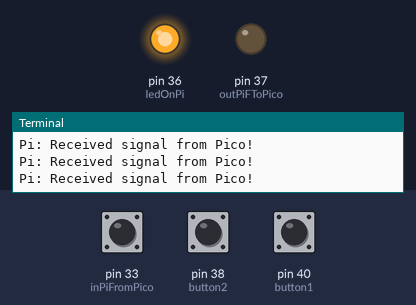
A program run on a simulated Raspberry Pi (header pin numbers). Parts: output pins drawn as LEDs (lit = HIGH), the last lines printed to the terminal. Dashed ring = blinking. The test bench sets the inputs (shaded band); at power-on: pin 38 (button2) HIGH, pin 33 (inPiFromPico) HIGH, pin 40 (button1) HIGH.

Above: at 1.2 s.
1.3 s: pin 38 (button2) pulled LOW for 1 s
At 1.55 s:
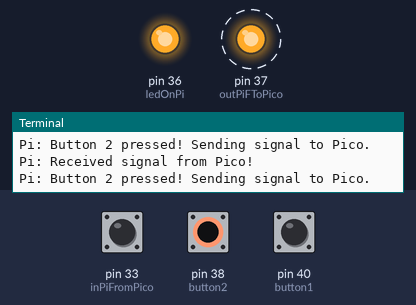
4.3 s: pin 33 (inPiFromPico) pulled LOW for 0.15 s
At 4.41 s:
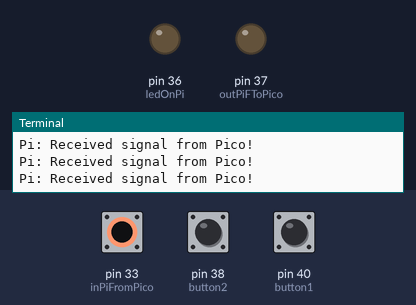
6.0 s: pin 40 (button1) pulled LOW for 3.2 s
At 9.6 s:
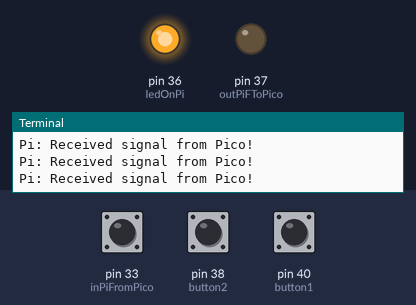
10.7 s: pin 33 (inPiFromPico) pulled LOW for 3.2 s
At 12.2 s:
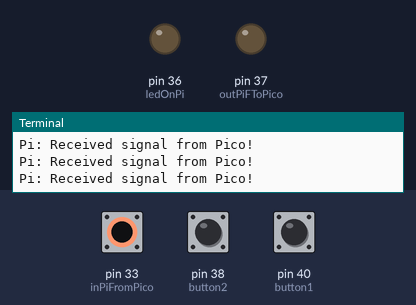
15.4 s: pin 38 (button2) pulled LOW for 3.2 s
At 19.0 s:
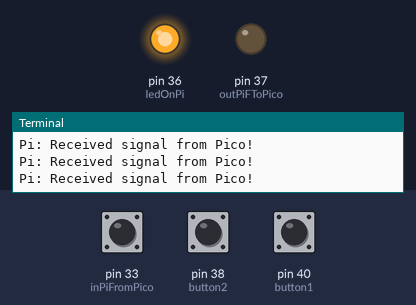
20.1 s: pin 33 (inPiFromPico) driven LOW and pin 38 (button2) driven LOW
At 20.42 s:
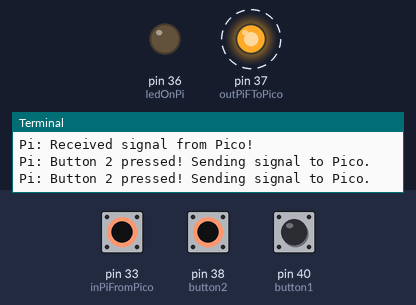
Timing chart, 0 to 24.1 s (numbered marks = the images above; inputs shaded):
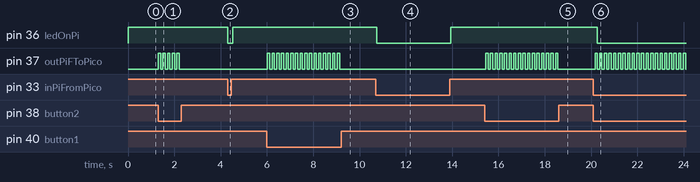

The program:

pi-gpio-serial.py
```python
import RPi.GPIO as GPIO
from time import sleep

GPIO.setmode(GPIO.BOARD)

# === Pin assignments ===
outPiFToPico = 37     # GPIO 26 (output TO Pico)
inPiFromPico = 33     # GPIO 13 (input FROM Pico)
button1 = 40          # GPIO 21
button2 = 38          # GPIO 20
ledOnPi = 36 # GPIO 16
# === Setup pins ===
GPIO.setup(button1, GPIO.IN, pull_up_down=GPIO.PUD_UP)
GPIO.setup(button2, GPIO.IN, pull_up_down=GPIO.PUD_UP)
GPIO.setup(outPiFToPico, GPIO.OUT)
GPIO.setup(inPiFromPico, GPIO.IN, pull_up_down=GPIO.PUD_UP)

GPIO.output(outPiFToPico, GPIO.LOW)  # Ensure output is LOW to start

#setup led
GPIO.setup(ledOnPi, GPIO.OUT)
GPIO.setup(ledOnPi, GPIO.LOW) # start with led off

print("Pi is running. Press buttons to send signals to Pico.")
print("Listening for signals from Pico...")

try:
    while True:
        # Check Pi buttons and send signal to Pico
        if GPIO.input(button1) == GPIO.LOW:
            print("Pi: Button 1 pressed! Sending signal to Pico.")
            GPIO.output(outPiFToPico, GPIO.HIGH)
            sleep(0.1)
            GPIO.output(outPiFToPico, GPIO.LOW)

        if GPIO.input(button2) == GPIO.LOW:
            print("Pi: Button 2 pressed! Sending signal to Pico.")
            GPIO.output(outPiFToPico, GPIO.HIGH)
            sleep(0.1)
            GPIO.output(outPiFToPico, GPIO.LOW)

        # Check for incoming signal from Pico
        if GPIO.input(inPiFromPico) == GPIO.HIGH:
            print("Pi: Received signal from Pico!")
            GPIO.output(ledOnPi, GPIO.HIGH)
        else:
            GPIO.output(ledOnPi, GPIO.LOW)

        sleep(0.1)  # Small delay to avoid spamming the CPU
except KeyboardInterrupt:
    GPIO.cleanup()
    print("GPIO cleaned up. Exiting.")
```

Measured:
- after the input at 1.3 s, pin 37 (outPiFToPico): alternates HIGH for 0.10 s and LOW for 0.10 s, 10 changes in all, then stays LOW, starting at once
- after the input at 4.3 s, pin 36 (ledOnPi): HIGH → LOW at once, → HIGH 0.20 s later
- after the input at 6.0 s, pin 37 (outPiFToPico): alternates HIGH for 0.10 s and LOW for 0.10 s, 32 changes in all, then stays LOW, starting at once
- after the input at 10.7 s, pin 36 (ledOnPi): HIGH → LOW at once, → HIGH 3.2 s later
- after the input at 15.4 s, pin 37 (outPiFToPico): alternates HIGH for 0.10 s and LOW for 0.10 s, 32 changes in all, then stays LOW, starting after 0.05 s
- after the input at 20.1 s, pin 36 (ledOnPi): HIGH → LOW after 0.17 s; pin 37 (outPiFToPico): alternates HIGH for 0.10 s and LOW for 0.10 s, starting after 0.07 s
